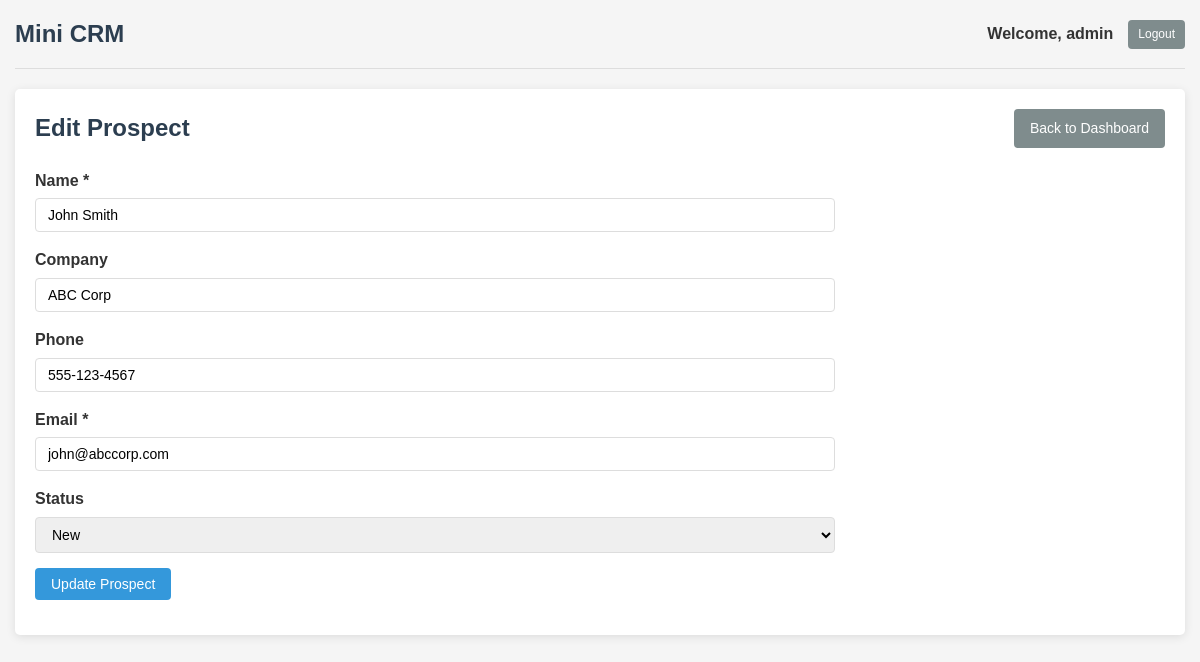
The app's page /prospect_form.php?id=1 (signed in) with its own data.
### tables this page shows
CREATE TABLE
IF NOT EXISTS prospects
(
    id INT AUTO_INCREMENT PRIMARY KEY,
    name VARCHAR
(100) NOT NULL,
    company VARCHAR
(100),
    phone VARCHAR
(20),
    email VARCHAR
(100) NOT NULL,
    status ENUM
('new', 'contacted', 'in negotiation', 'won', 'lost') DEFAULT 'new',
    user_id INT,
    created_at TIMESTAMP DEFAULT CURRENT_TIMESTAMP,
    FOREIGN KEY
(user_id) REFERENCES users
(id) ON
DELETE
SET NULL
);

### config/env.php (called while the page is built, shortened)
<?php
class Env {
    private static $variables = [];
    public static function load($path = '.env') {
        if (!file_exists($path)) {
            return false;
        }
        return true;
    }
    public static function get($name, $default = null) {
        return isset(self::$variables[$name]) ? self::$variables[$name] : $default;
    }
}
?>

### classes/Prospect.php (called while the page is built, shortened)
<?php
require_once 'config/database.php';
class Prospect {
    private $conn;
    private $table = 'prospects';
    public $id;
    public function __construct() {
        $database = new Database();
        $this->conn = $database->connect();
    }
    public function read_single() {
        try {
            $query = "SELECT p.id, p.name, p.company, p.phone, p.email, p.status, p.created_at, p.user_id, u.username
                      FROM " . $this->table . " p
                      LEFT JOIN users u ON p.user_id = u.id
                      WHERE p.id = :id";
            $stmt = $this->conn->prepare($query);
            $stmt->bindParam(':id', $this->id, PDO::PARAM_INT);
            $stmt->execute();
            $row = $stmt->fetch();
            if ($row) {
                $this->name = $row['name'];
                $this->company = $row['company'];
                $this->phone = $row['phone'];
                $this->email = $row['email'];
                $this->status = $row['status'];
                return true;
            }
            return false;
        } catch (PDOException $e) {
            echo "Error fetching prospect: " . $e->getMessage();
            return false;
        }
    }
}
?>

### config/database.php (called while the page is built, shortened)
<?php
require_once 'env.php';
class Database
{
    private $host;
    private $username;
    private $password;
    private $database;
    public function __construct()
    {
        $this->host = Env::get('DB_HOST', 'localhost');
        $this->username = Env::get('DB_USERNAME', 'root');
        $this->password = Env::get('DB_PASSWORD', '');
        $this->database = Env::get('DB_DATABASE', 'mini_crm');
    }
    public function connect()
    {
        $this->conn = null;
        try {
            $this->conn = new PDO(
                "mysql:host=" . $this->host . ";dbname=" . $this->database,
                $this->username,
                $this->password
            );
            $this->conn->setAttribute(PDO::ATTR_ERRMODE, PDO::ERRMODE_EXCEPTION);
            $this->conn->setAttribute(PDO::ATTR_DEFAULT_FETCH_MODE, PDO::FETCH_ASSOC);
        } catch (PDOException $e) {
            echo "Connection Error: " . $e->getMessage();
        }
        return $this->conn;
    }
}
?>

### prospect_form.php (the view, shortened to what this page needs)
<?php
require_once 'classes/Prospect.php';
$prospect = new Prospect();
$editing = false;
if(isset($_GET['id'])) {
    $prospect->id = $_GET['id'];
    if($prospect->read_single()) {
        $editing = true;
    } else {
        header('Location: dashboard.php');
        exit;
    }
}
?>
<!DOCTYPE html>
<html lang="en">
<head>
    <link rel="stylesheet" href="assets/css/style.css">
</head>
<body>
    <div class="container">
        <?php include 'views/header.php'; ?>
        <div class="content">
            <div class="page-header">
                <h1><?php echo $editing ? 'Edit' : 'Add'; ?> Prospect</h1>
                <a href="dashboard.php" class="btn btn-secondary">Back to Dashboard</a>
            </div>
            <form method="POST" class="form">
                <div class="form-group">
                    <label for="name">Name *</label>
                    <input type="text" id="name" name="name" value="<?php echo htmlspecialchars($prospect->name ?? ''); ?>" required>
                </div>
                <div class="form-group">
                    <label for="company">Company</label>
                    <input type="text" id="company" name="company" value="<?php echo htmlspecialchars($prospect->company ?? ''); ?>">
                </div>
                <div class="form-group">
                    <label for="phone">Phone</label>
                    <input type="tel" id="phone" name="phone" value="<?php echo htmlspecialchars($prospect->phone ?? ''); ?>">
                </div>
                <div class="form-group">
                    <label for="email">Email *</label>
                    <input type="email" id="email" name="email" value="<?php echo htmlspecialchars($prospect->email ?? ''); ?>" required>
                </div>
                <div class="form-group">
                    <label for="status">Status</label>
                    <select id="status" name="status">
                        <option value="new" <?php echo (isset($prospect->status) && $prospect->status === 'new') ? 'selected' : ''; ?>>New</option>
                    </select>
                </div>
                <div class="form-group">
                    <button type="submit" class="btn btn-primary"><?php echo $editing ? 'Update' : 'Create'; ?> Prospect</button>
                </div>
            </form>
        </div>
    </div>
</body>
</html>

### assets/css/style.css (style rules this page uses)
* { margin: 0; padding: 0; box-sizing: border-box; }
body { font-family: Arial, sans-serif; line-height: 1.6; color: #333; background-color: #f5f5f5; }
.container { max-width: 1200px; margin: 0 auto; padding: 0 15px; }
.content { background-color: #fff; padding: 20px; border-radius: 5px; box-shadow: 0 2px 10px rgba(0, 0, 0, 0.1); margin-bottom: 20px; }
.page-header { display: flex; justify-content: space-between; align-items: center; margin-bottom: 20px; }
.page-header h1 { font-size: 24px; color: #2c3e50; }
.form { max-width: 800px; }
.form-group { margin-bottom: 15px; }
.form-group label { display: block; margin-bottom: 5px; font-weight: bold; }
.form-group input, .form-group select, .form-group textarea { width: 100%; padding: 8px 12px; border: 1px solid #ddd; border-radius: 4px; font-size: 14px; }
.btn { display: inline-block; padding: 8px 16px; background-color: #3498db; color: #fff; border: none; border-radius: 4px; cursor: pointer; text-decoration: none; font-size: 14px; transition: background-color 0.3s; }
.btn-primary { background-color: #3498db; }
.btn-secondary { background-color: #7f8c8d; }

### records on screen
prospects: name "John Smith", company "ABC Corp", phone "555-123-4567", email "john@abccorp.com", status "New"

### other values on screen
$username "admin"
